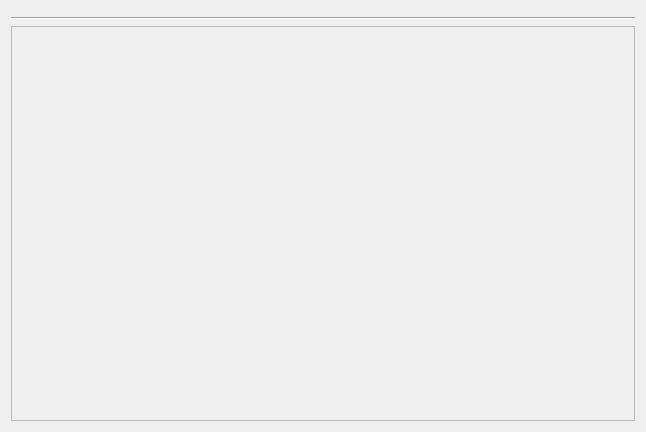
<?xml version="1.0" encoding="UTF-8"?>
<ui version="4.0">
 <class>MainFrame</class>
 <widget class="QWidget" name="MainFrame">
  <property name="geometry">
   <rect>
    <x>0</x>
    <y>0</y>
    <width>646</width>
    <height>432</height>
   </rect>
  </property>
  <property name="windowTitle">
   <string>TFT Team Learner</string>
  </property>
  <layout class="QVBoxLayout" name="verticalLayout" stretch="0,0,1">
   <item>
    <widget class="TeamSelection" name="widget" native="true"/>
   </item>
   <item>
    <widget class="Line" name="line">
     <property name="orientation">
      <enum>Qt::Orientation::Horizontal</enum>
     </property>
    </widget>
   </item>
   <item>
    <widget class="QScrollArea" name="scrollArea">
     <property name="widgetResizable">
      <bool>true</bool>
     </property>
     <widget class="ChampionPool" name="scrollAreaWidgetContents">
      <property name="geometry">
       <rect>
        <x>0</x>
        <y>0</y>
        <width>626</width>
        <height>397</height>
       </rect>
      </property>
     </widget>
    </widget>
   </item>
  </layout>
 </widget>
 <customwidgets>
  <customwidget>
   <class>TeamSelection</class>
   <extends>QWidget</extends>
   <header>src.gui.TeamSelection</header>
   <container>1</container>
  </customwidget>
  <customwidget>
   <class>ChampionPool</class>
   <extends>QWidget</extends>
   <header>src.gui.ChampionPool</header>
   <container>1</container>
  </customwidget>
 </customwidgets>
 <resources/>
 <connections/>
</ui>
